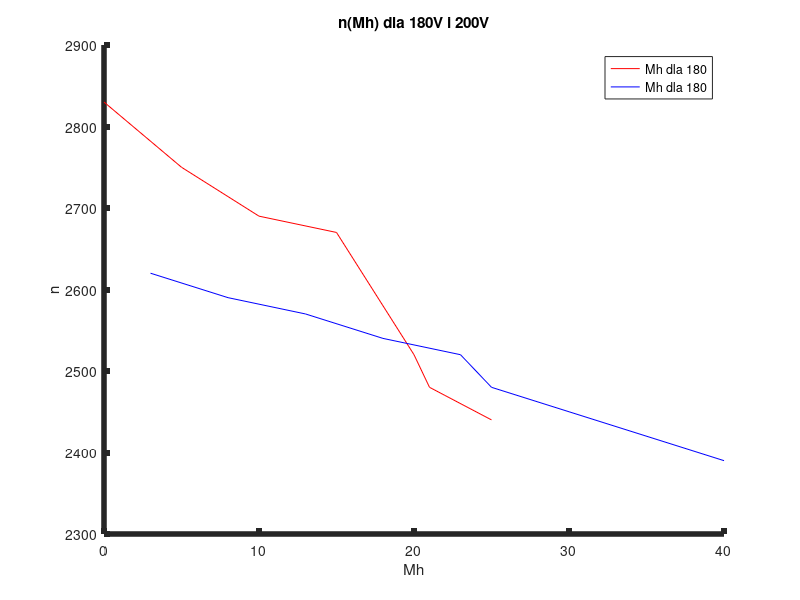
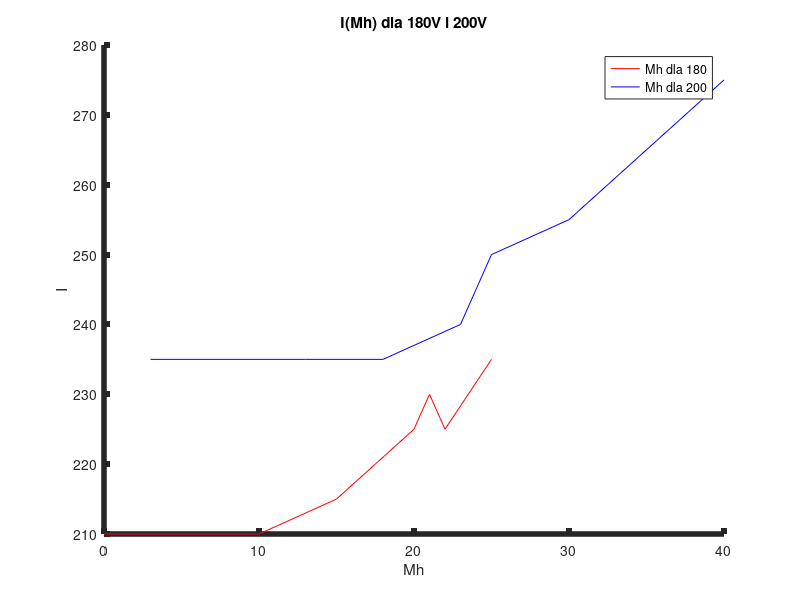
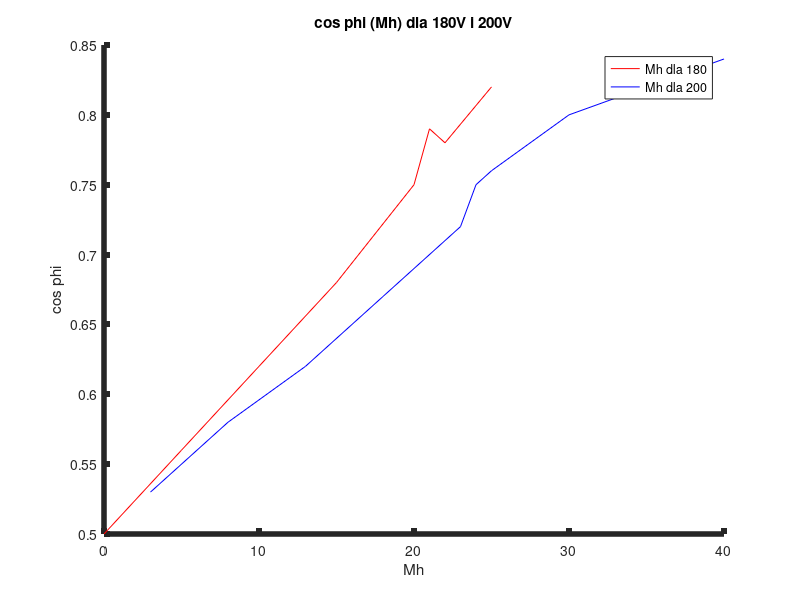
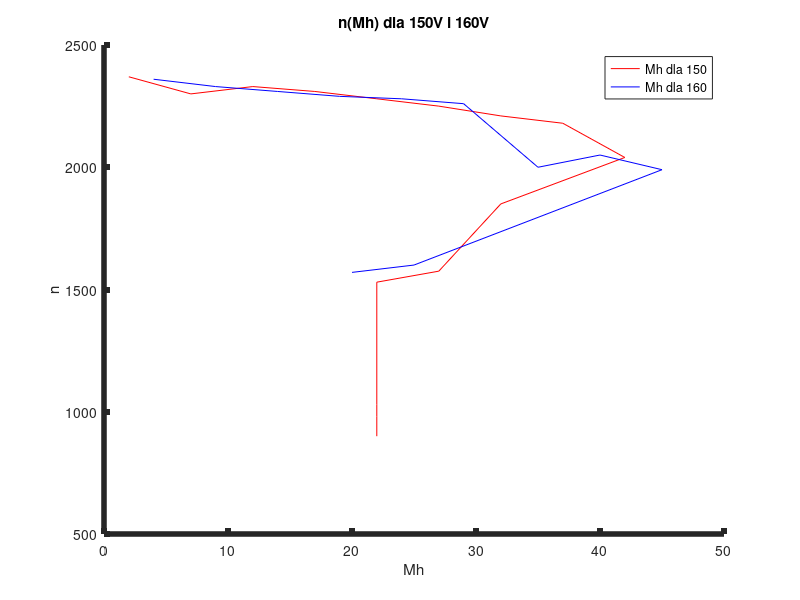

Write the MATLAB code that produced these figures, in order.
% czesc 2

n_180 = [
2830,
2750,
2690,
2670,
2520,
2480,
2470,
2440]

Mh_180 = [
0,
5,
10,
15,
20,
21,
22,
25]

I_180 = [
210,
210,
210,
215,
225,
230,
225,
235]

cos_phi_180 = [
0.5,
0.56,
0.62,
0.68,
0.75,
0.79,
0.78,
0.82]

n_200 = [
2620,
2590,
2570,
2540,
2520,
2500,
2480,
2450,
2390]

Mh_200 = [
3,
8,
13,
18,
23,
24,
25,
30,
40]

I_200 = [
235,
235,
235,
235,
240,
245,
250,
255,
275
]

cos_phi_200 = [
53,
58,
62,
67,
72,
75,
76,
80,
84]

cos_phi_200 = cos_phi_200 * 0.01;

figure(1);
hold on;
set(gca, "linewidth", 4, "fontsize", 10);
p1 = plot(Mh_180, n_180, 'r-');
p2 = plot(Mh_200, n_200, 'b-');
xlabel ("Mh");
ylabel ("n");
legend("Mh dla 180","Mh dla 180");
title ("n(Mh) dla 180V i 200V");
hold off;
saveas(gcf, 'cw8-1.png');

figure(2);
hold on;
set(gca, "linewidth", 4, "fontsize", 10);
p1 = plot(Mh_180, I_180, 'r-');
p2 = plot(Mh_200, I_200, 'b-');
xlabel ("Mh");
ylabel ("I");
legend("Mh dla 180","Mh dla 200");
title ("I(Mh) dla 180V i 200V");
hold off;
saveas(gcf, 'cw8-2.png');

figure(3);
hold on;
set(gca, "linewidth", 4, "fontsize", 10);
p1 = plot(Mh_180, cos_phi_180, 'r-');
p2 = plot(Mh_200, cos_phi_200, 'b-');
xlabel ("Mh");
ylabel ("cos phi");
legend("Mh dla 180","Mh dla 200");
title ("cos phi (Mh) dla 180V i 200V");
hold off;
saveas(gcf, 'cw8-3.png');


% czesc 3
Mh_150 = [
2,
7,
12,
17,
22,
27,
32,
37,
42,
32,
27,
22,
22,
22,
22,
]

n_150 = [
2370,
2300,
2330,
2310,
2280,
2250,
2210,
2180,
2040,
1850,
1575,
1530,
1030,
980,
900]

I_150 = [
95,
105,
110,
125,
135,
150,
170,
190,
230,
320,
320,
320,
320,
320,
320]

Mh_160 = [
4,
9,
14,
19,
24,
29,
35,
40,
45,
25,
20]

n_160 = [
2360,
2330,
2310,
2290,
2280,
2260,
2000,
2050,
1990,
1600,
1570]

I_160 = [
105,
110,
130,
140,
140,
160,
180,
190,
210,
360,
360]

figure(4);
hold on;
set(gca, "linewidth", 4, "fontsize", 10);
p1 = plot(Mh_150, n_150, 'r-');
p2 = plot(Mh_160, n_160, 'b-');
xlabel ("Mh");
ylabel ("n");
legend("Mh dla 150","Mh dla 160");
title ("n(Mh) dla 150V i 160V");
hold off;
saveas(gcf, 'cw8-4.png');

figure(5);
hold on;
set(gca, "linewidth", 4, "fontsize", 10);
p1 = plot(Mh_150, I_150, 'r-');
p2 = plot(Mh_160, I_160, 'b-');
xlabel ("Mh");
ylabel ("I");
legend("Mh dla 150","Mh dla 160");
title ("I(Mh) dla 150V i 160V");
hold off;
saveas(gcf, 'cw8-5.png');
